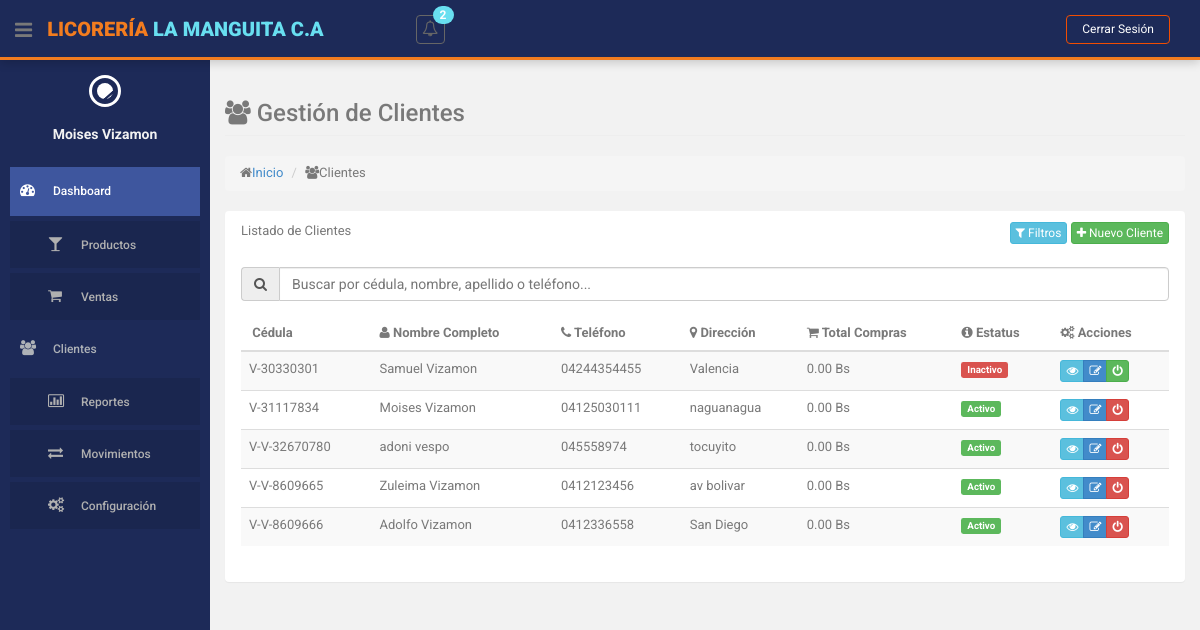
Page /index.php?action=clientes (signed in) on the earlier database version.
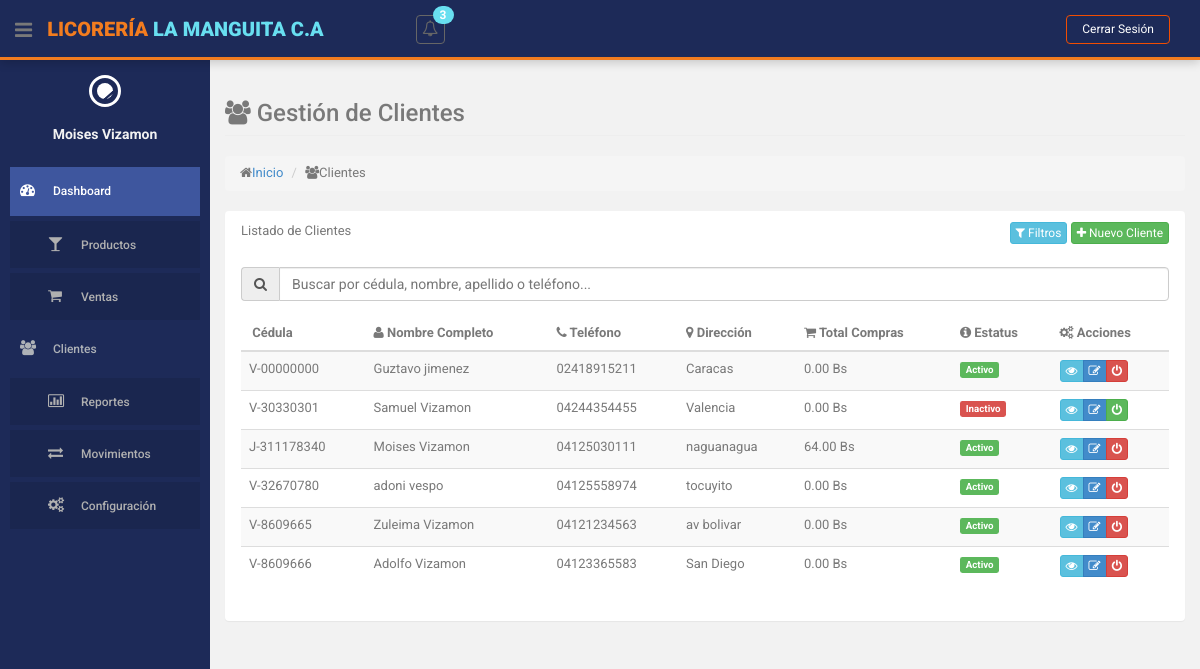
Same page on the later database version.
### tables this page shows
CREATE TABLE `clientes` (
  `cedula` varchar(15) NOT NULL,
  `id_simbolo_cedula` int(11) DEFAULT 1,
  `nombres` varchar(255) NOT NULL,
  `apellidos` varchar(255) NOT NULL,
  `telefono` varchar(15) NOT NULL,
  `direccion` varchar(255) DEFAULT 'Sin especificar',
  `id_estatus` int(11) NOT NULL
);

CREATE TABLE `simbolos_cedula` (
  `id` int(11) NOT NULL,
  `nombre` varchar(2) NOT NULL COMMENT 'Símbolo (V, E, G, J)'
);

CREATE TABLE `estatus` (
  `id` int(11) NOT NULL,
  `nombre` varchar(50) NOT NULL
);

### controllers/ClienteController.php (called while the page is built, shortened)
<?php
class ClienteController
{
    private $model;
    public function __construct()
    {
        require_once ROOT_PATH . 'models/ClienteModel.php';
        $this->model = new ClienteModel();
    }
    public function index()
    {
        $clientes = $this->model->obtenerTodosClientes();
        $this->loadView('clientes/index', ['clientes' => $clientes]);
    }
    private function loadView($view, $data = [])
    {
        extract($data);
        require ROOT_PATH . 'views/layouts/header.php';
        require ROOT_PATH . 'views/' . $view . '.php';
        require ROOT_PATH . 'views/layouts/footer.php';
    }
}

### models/ClienteModel.php (called while the page is built, shortened)
<?php
class ClienteModel
{
    private $db;
    public function __construct()
    {
        require_once ROOT_PATH . 'config/database.php';
        $database = new Database();
        $this->db = $database->getConnection();
    }
    public function obtenerTodosClientes()
    {
        $query = "SELECT c.*, e.nombre as estatus, sc.nombre as nombre_simbolo
                  FROM clientes c
                  JOIN estatus e ON c.id_estatus = e.id
                  JOIN simbolos_cedula sc ON c.id_simbolo_cedula = sc.id";
        $stmt = $this->db->prepare($query);
        $stmt->execute();
        return $stmt->fetchAll(PDO::FETCH_ASSOC);
    }
    public function obtenerTotalVentasCliente($cedula)
    {
        $query = "SELECT CalcularTotalVentasCliente(:cedula) as total";
        $stmt = $this->db->prepare($query);
        $stmt->bindParam(":cedula", $cedula);
        $stmt->execute();
        $result = $stmt->fetch(PDO::FETCH_ASSOC);
        return $result['total'] ?? 0;
    }
}

### config/database.php (called while the page is built, shortened)
<?php
class Database {
    private $host = 'localhost';
    private $db_name = 'licoreria';
    private $username = 'root';
    private $password = '';
    public function getConnection() {
        $this->conn = null;
        try {
            $this->conn = new PDO(
                "mysql:host=" . $this->host . ";dbname=" . $this->db_name,
                $this->username,
                $this->password
            );
            $this->conn->exec("set names utf8");
            $this->conn->setAttribute(PDO::ATTR_ERRMODE, PDO::ERRMODE_EXCEPTION);
        } catch(PDOException $exception) {
            echo "Error de conexión: " . $exception->getMessage();
        }
        return $this->conn;
    }
}
?>

### views/clientes/index.php (the view, shortened to what the rows shown need)
<section id="main-content">
    <section class="wrapper">
        <div class="row">
            <div class="col-lg-12">
                <section class="panel">
                    <div class="panel-body">
                        <table id="tablaClientes" class="table table-striped table-advance table-hover">
                            <thead>
                                <tr>
                                    <th><i class="fa fa-id-card"></i> Cédula</th>
                                    <th><i class="fa fa-user"></i> Nombre Completo</th>
                                    <th><i class="fa fa-phone"></i> Teléfono</th>
                                    <th><i class="fa fa-map-marker"></i> Dirección</th>
                                    <th><i class="fa fa-shopping-cart"></i> Total Compras</th>
                                    <th><i class="fa fa-info-circle"></i> Estatus</th>
                                    <th><i class="fa fa-cogs"></i> Acciones</th>
                                </tr>
                            </thead>
                            <tbody>
                                <?php foreach ($clientes as $cliente): ?>
                                    <tr>
                                        <td><?= $cliente['nombre_simbolo'] . '-' . $cliente['cedula'] ?></td>
                                        <td><?= $cliente['nombres'] . ' ' . $cliente['apellidos'] ?></td>
                                        <td><?= $cliente['telefono'] ?></td>
                                        <td><?= $cliente['direccion'] ?></td>
                                        <td><?= number_format($this->model->obtenerTotalVentasCliente($cliente['cedula']), 2) ?> Bs</td>
                                        <td>
                                            <span class="label label-<?= $cliente['id_estatus'] == 1 ? 'success' : 'danger' ?>">
                                                <?= $cliente['estatus'] ?>
                                            </span>
                                        </td>
                                        <td>
                                            <div class="btn-group">
                                                <a href="<?= BASE_URL ?>index.php?action=clientes&method=mostrar&cedula=<?= $cliente['cedula'] ?>"
                                                   class="btn btn-info btn-xs" title="Ver detalles">
                                                    <i class="fa fa-eye"></i>
                                                </a>
                                                <?php if ($_SESSION['user_rol'] != 2): ?>
                                                <a href="<?= BASE_URL ?>index.php?action=clientes&method=editar&cedula=<?= $cliente['cedula'] ?>"
                                                   class="btn btn-primary btn-xs" title="Editar">
                                                    <i class="fa fa-edit"></i>
                                                </a>
                                                    <button class="btn btn-<?= $cliente['id_estatus'] == 1 ? 'danger' : 'success' ?> btn-xs cambiar-estado"
                                                            title="<?= $cliente['id_estatus'] == 1 ? 'Desactivar' : 'Activar' ?>"
                                                            data-cedula="<?= $cliente['cedula'] ?>">
                                                        <i class="fa fa-power-off"></i>
                                                    </button>
                                                 <?php endif; ?>
                                            </div>
                                        </td>
                                    </tr>
                                <?php endforeach; ?>
                            </tbody>
                        </table>
                    </div>
                </section>
            </div>
        </div>
    </section>
</section>

Differences in the rows shown:
removed clientes: id_simbolo_cedula.nombre "V", cedula "31117834", nombres "Moises", apellidos "Vizamon", telefono "04125030111", direccion "naguanagua", obtenerTotalVentasCliente "0.00", id_estatus.nombre "Activo"
removed clientes: id_simbolo_cedula.nombre "V", cedula "V-32670780", nombres "adoni", apellidos "vespo", telefono "045558974", direccion "tocuyito", obtenerTotalVentasCliente "0.00", id_estatus.nombre "Activo"
removed clientes: id_simbolo_cedula.nombre "V", cedula "V-8609665", nombres "Zuleima", apellidos "Vizamon", telefono "0412123456", direccion "av bolivar", obtenerTotalVentasCliente "0.00", id_estatus.nombre "Activo"
removed clientes: id_simbolo_cedula.nombre "V", cedula "V-8609666", nombres "Adolfo", apellidos "Vizamon", telefono "0412336558", direccion "San Diego", obtenerTotalVentasCliente "0.00", id_estatus.nombre "Activo"
added clientes: id_simbolo_cedula.nombre "V", cedula "00000000", nombres "Guztavo", apellidos "jimenez", telefono "02418915211", direccion "Caracas", obtenerTotalVentasCliente "0.00", id_estatus.nombre "Activo"
added clientes: id_simbolo_cedula.nombre "J", cedula "311178340", nombres "Moises", apellidos "Vizamon", telefono "04125030111", direccion "naguanagua", obtenerTotalVentasCliente "64.00", id_estatus.nombre "Activo"
added clientes: id_simbolo_cedula.nombre "V", cedula "32670780", nombres "adoni", apellidos "vespo", telefono "04125558974", direccion "tocuyito", obtenerTotalVentasCliente "0.00", id_estatus.nombre "Activo"
added clientes: id_simbolo_cedula.nombre "V", cedula "8609665", nombres "Zuleima", apellidos "Vizamon", telefono "04121234563", direccion "av bolivar", obtenerTotalVentasCliente "0.00", id_estatus.nombre "Activo"
added clientes: id_simbolo_cedula.nombre "V", cedula "8609666", nombres "Adolfo", apellidos "Vizamon", telefono "04123365583", direccion "San Diego", obtenerTotalVentasCliente "0.00", id_estatus.nombre "Activo"
Other differences:
$totalNotificaciones: "2" → "3"
